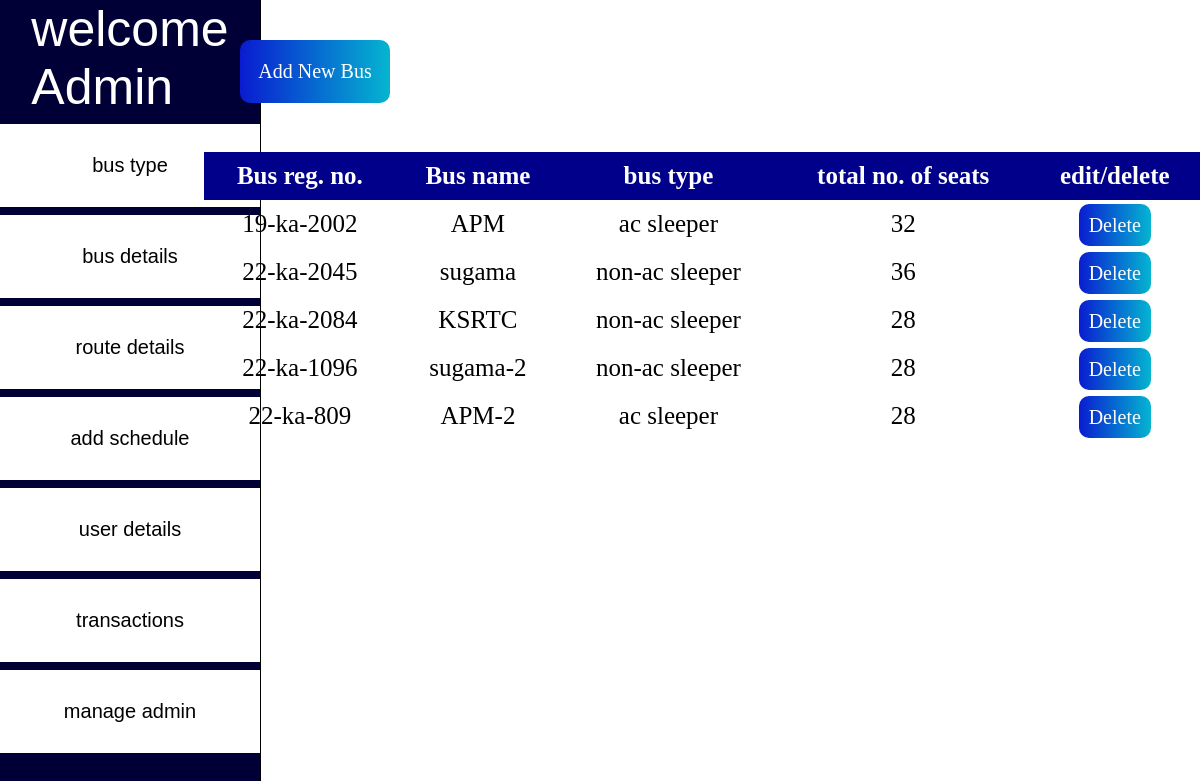
Screenshot of /main/admin_bus_details.php with the database file from the repository.
### tables this page shows
CREATE TABLE `bus_details` (
  `bus_id` int(11) NOT NULL,
  `bus_reg_no` varchar(20) NOT NULL,
  `bus_name` varchar(10) NOT NULL,
  `type_id` int(11) NOT NULL,
  `total_no_of_seats` int(11) NOT NULL
);

CREATE TABLE `bus_type` (
  `type_id` int(11) NOT NULL,
  `bus_type` varchar(20) NOT NULL,
  `t_price` int(11) NOT NULL
);

### main/admin_bus_details.php (the view, shortened to what this page needs)
<!DOCTYPE html>
<html lang="en">
<head>
    <link rel="stylesheet" href="adminStyle.css">
    <?php include "db_connect.php";
    include "admin_navbar.php";
    ?>
</head>
<body>
    <div class='data_disp'>
        <a class="btn add-btn" role="button" href="add_bus.php">Add New Bus</a>
        <br><br>
        <table>
            <thead>
            <tr>
                <th>Bus reg. no.</th>
                <th>Bus name</th>
                <th>bus type</th>
                <th>total no. of seats</th>
                <th>edit/delete</th>
            </tr>
            </thead>
            <tbody>
                <?php
                    $sql="SELECT b.bus_reg_no,b.bus_name,t.bus_type,b.total_no_of_seats,b.bus_id
                    FROM bus_details b, bus_type t
                    WHERE b.type_id = t.type_id";
                    $result=$conn->query($sql);
                    while($row=$result->fetch_assoc()){
                        echo "
                <tr>
                    <td>$row[bus_reg_no]</td>
                    <td>$row[bus_name]</td>
                    <td>$row[bus_type]</td>
                    <td>$row[total_no_of_seats]</td>
                    <td>
                        <a class='btn' name='delete-route' href='delete_bus.php?bus_id=$row[bus_id]';>Delete</a>
                    </td>
                </tr>
                        ";
                    }
                ?>
            </tbody>
        </table>
    </div>
</body>
</html>

### main/admin_navbar.php (shortened to what this page needs)
<!DOCTYPE html>
<html lang="en">
<head>
    <link rel="stylesheet" href="adminStyle.css">
</head>
<body>
    <div class="right">
        <label class="welcome"> welcome <br> Admin </label>
        <a href="admin_bus_type.php">bus type</a>
        <a href="admin_bus_details.php">bus details</a>
        <a href="admin_route_details.php">route details</a>
        <a href="admin_schedule.php">add schedule</a>
        <a href="admin_user_details.php">user details</a>
        <a href="admin_transaction_details.php">transactions</a>
        <a href="admin_manage.php">manage admin</a>
    </div>
</body>
</html>

### main/adminStyle.css (style rules this page uses)
* { padding: 0; margin: 0; }
body { width:100%; }
.right { width: 260px; height: 100%; margin-right: auto; background-color: rgb(0, 0, 54); border-right: 1px solid black; position: fixed; top: 0; }
.welcome { font-size: 50px; color: #fff; display: flex; align-items: center; justify-content: center; font-family: 'Trebuchet MS', 'Lucida Sans Unicode', 'Lucida Grande', 'Lucida Sans', Arial, sans-serif; }
.right a { text-decoration: none; font-size:20px; color: black; background-color: #fff; display: flex; flex-direction: column; align-items: center; justify-content: center; padding: 30px 0px; font-family: 'Franklin Gothic Medium', 'Arial Narrow', Arial, sans-serif; margin: 8px 0px; }
table { position: absolute; border-collapse:collapse; width:83%; top: 19%; right: 0; font-size:25px; }
th, td { padding: 10px; text-align: center; }
thead { background-color: darkblue; color: white; }
.btn { background: linear-gradient(to right, #091cd0, #05b5d0); width: 150px; font-size: 20px; color: #fff; border-radius: 10px; padding: 10px; }
.add-btn { position: absolute; top: 5%; left: 20%; padding: 20px 0px; text-align: center; }
a { text-decoration: none; }

### rows the page displays
bus_details: bus_reg_no "19-ka-2002", bus_name "APM", type.bus_type "ac sleeper", total_no_of_seats "32"
bus_details: bus_reg_no "22-ka-2045", bus_name "sugama", type.bus_type "non-ac sleeper", total_no_of_seats "36"
bus_details: bus_reg_no "22-ka-2084", bus_name "KSRTC", type.bus_type "non-ac sleeper", total_no_of_seats "28"
bus_details: bus_reg_no "22-ka-1096", bus_name "sugama-2", type.bus_type "non-ac sleeper", total_no_of_seats "28"
bus_details: bus_reg_no "22-ka-809", bus_name "APM-2", type.bus_type "ac sleeper", total_no_of_seats "28"
